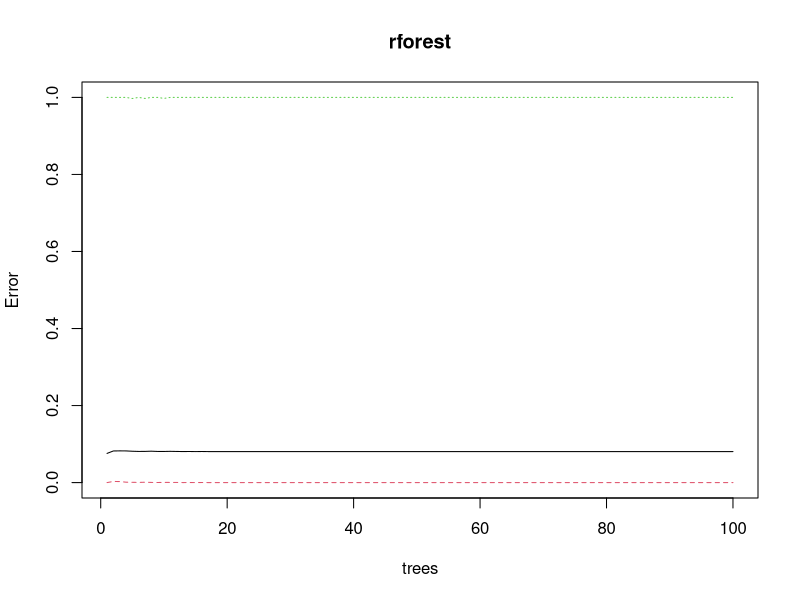
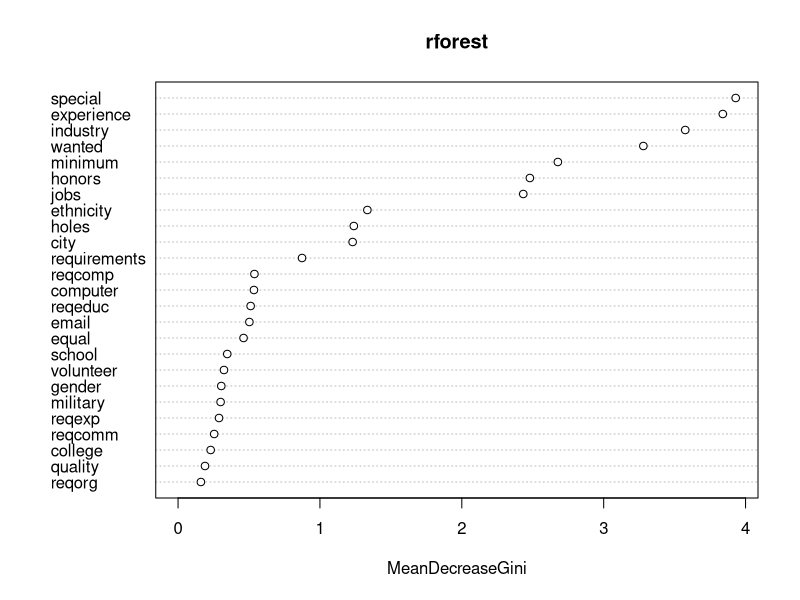

Recreate these plots in R, in order.

rm(list = ls())
library(AER)
library(randomForest)
data("ResumeNames")


set.seed(100)
rforest <- randomForest(call~. -name,data=ResumeNames,ntree=100,maxnodes=15)
par(mfrow=c(1,1))
plot(rforest)

varImpPlot(rforest)
